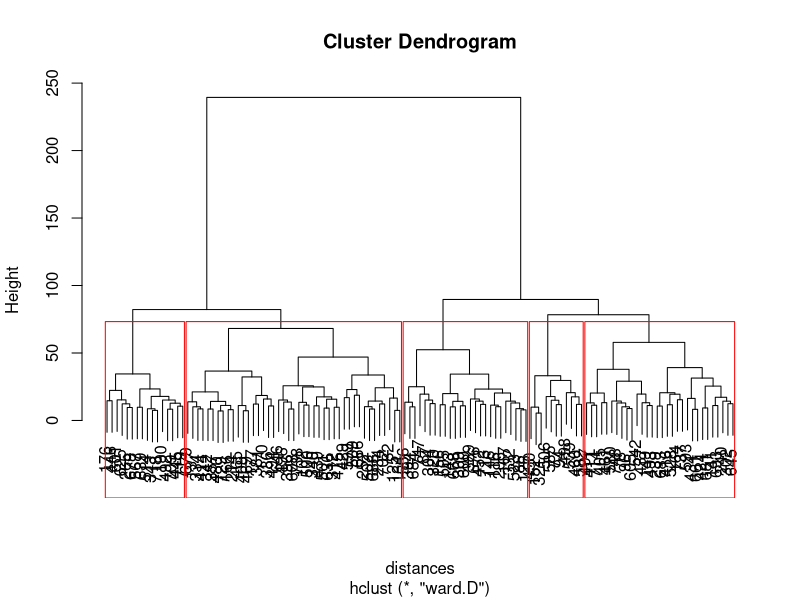
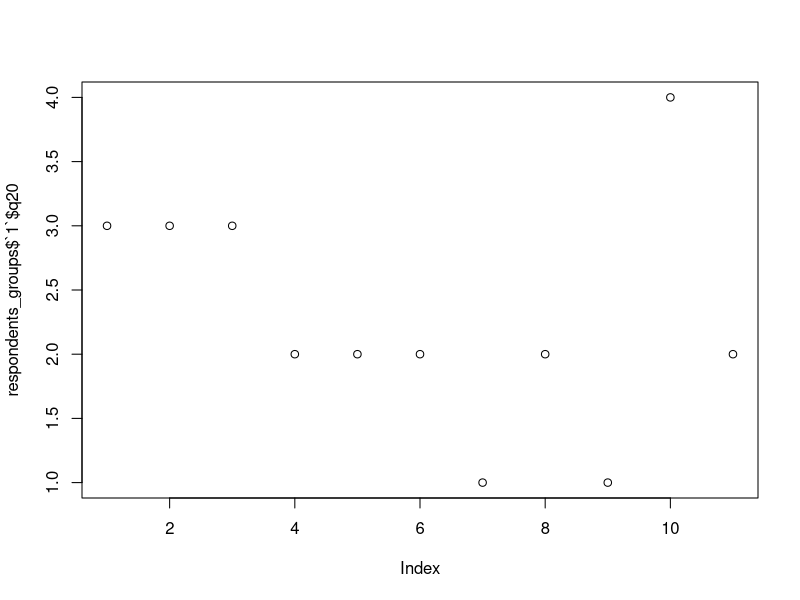
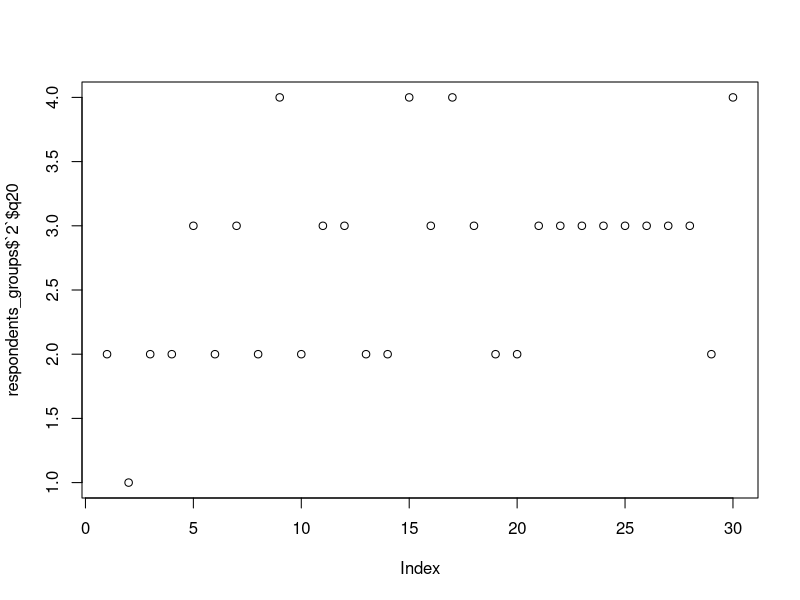
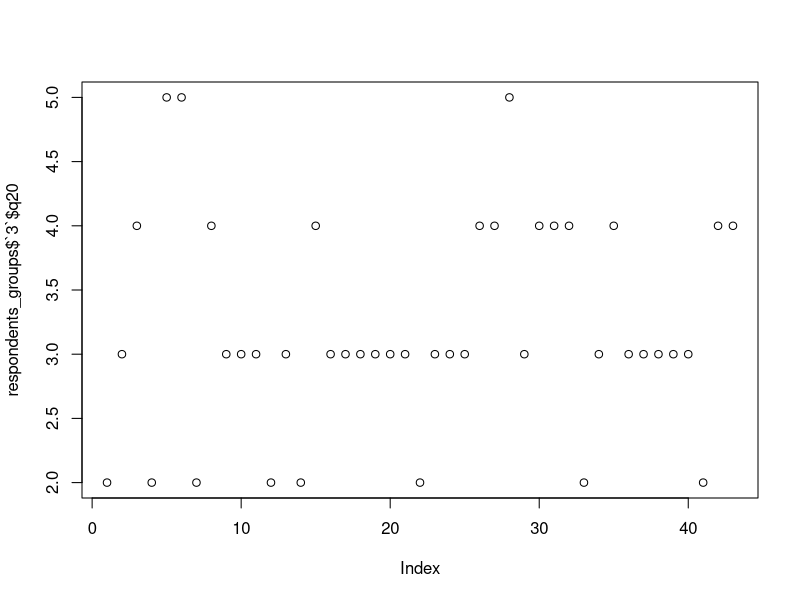
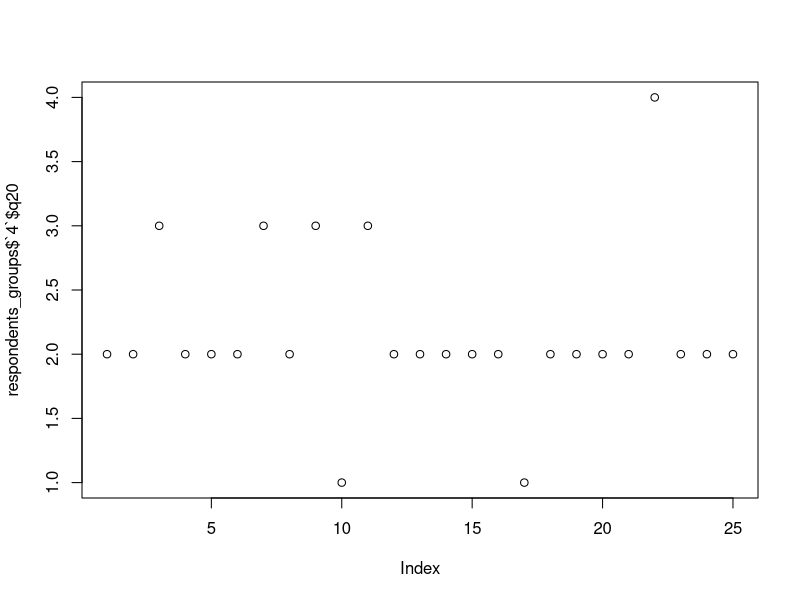
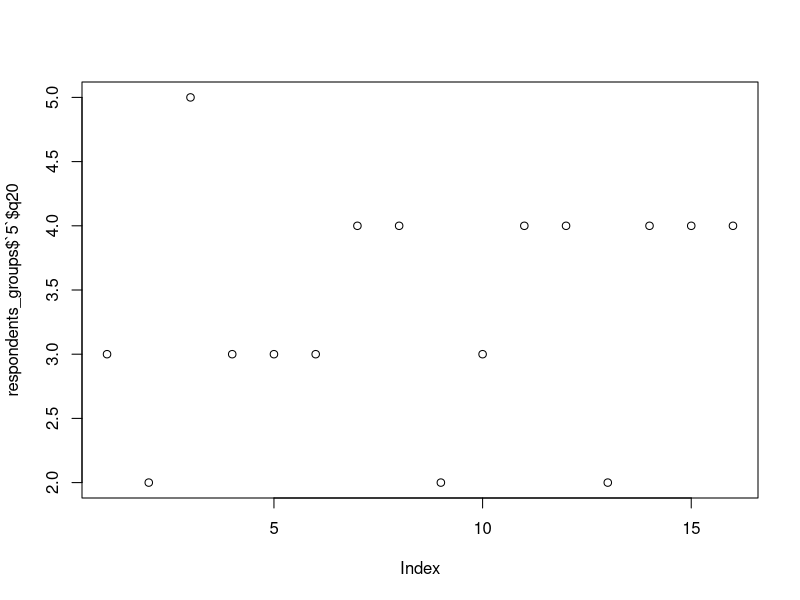

Source code (R) for these figures, in order:
## ---- chunk 1
library(stats)
library(dplyr)
library(reshape2)
library(graphics)

# wczytuję dane o respondentach z pliku
respondents <- read.csv(file = 'respondents.csv')
respondents <- respondents[c("RID", "q20", "q21", "q24", "q15", "q14", "q16", "q17")]

# wyfiltrowuję respondentów którzy odpowiedzieli na wszystkie pytania o sobie
respondents <- filter(respondents, !is.na(q20) & !is.na(q21) & !is.na(q24) & !is.na(q15) &  !is.na(q14) & !is.na(q16) & !is.na(q17) & q20 != 6)

# wczytuję dane o wynikach eksperymentu z pliku, zapisuję je do data frame
results <- read.csv(file = 'results.csv')
freq <- as.data.frame(table(results$RID))
freq <- filter(freq, Var1 %in% respondents$RID)
freq <- filter(freq, Freq==32)
results <- filter(results, RID %in% freq$Var1)
best <- apply(results,1, function(x) x[6 + x[5]])
worst <- apply(results,1, function(x) x[6 + x[6]])
best_freq <- as.data.frame(table(best))
worst_freq <- as.data.frame(table(worst))
r <- data.frame(num=1:16, result = best_freq$Freq - worst_freq$Freq)
results$pref1 <- best
results$pref4 <- worst

# wyfiltrowuję tylko tych respondentów którzy odpowiedzieli na wszystkie pytania eksperymentalne
respondents <- filter(respondents, RID %in% freq$Var1)

# dzielę wszystkie wyniki na respondentów 
results_personal <- split(results, results$RID)
best_tables <- as.data.frame(sapply(results_personal, function(x) table(factor(x$pref1, 1:16))))
worst_tables <- as.data.frame(sapply(results_personal, function(x) table(factor(x$pref4, 1:16))))

# tworzę dla każdego respondenta wektor różnic
personal_scores <- best_tables - worst_tables

# obliczam dystansy (w normie euklidesowej) między wektorami różnic poszczególnych respondentów
distances <- dist(t(as.matrix(personal_scores)))
distances_mtrx <- as.matrix(distances) 
distances_frame <- melt(as.matrix(distances), varnames = c("person1", "person2"))

# wykonuję algorytm klastrowania Warda, dzielę na 5 grup i zapisuję grupy
fit <- hclust(distances, method="ward.D")
plot(fit)
rect.hclust(fit, k=5, border="red")
groups <- cutree(fit, k=5)

# dzielę respondentów według grup
respondents["group"] <- groups
tapply(respondents$q20, respondents$group, mean)
respondents_groups <- split(respondents, respondents$group)
plot(respondents_groups$`1`$q20)
plot(respondents_groups$`2`$q20)
plot(respondents_groups$`3`$q20)
plot(respondents_groups$`4`$q20)
plot(respondents_groups$`5`$q20)

